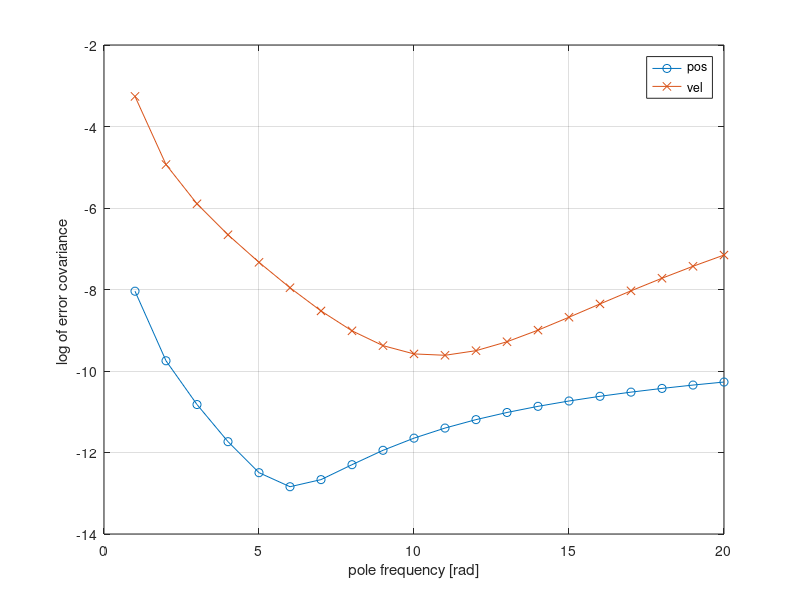
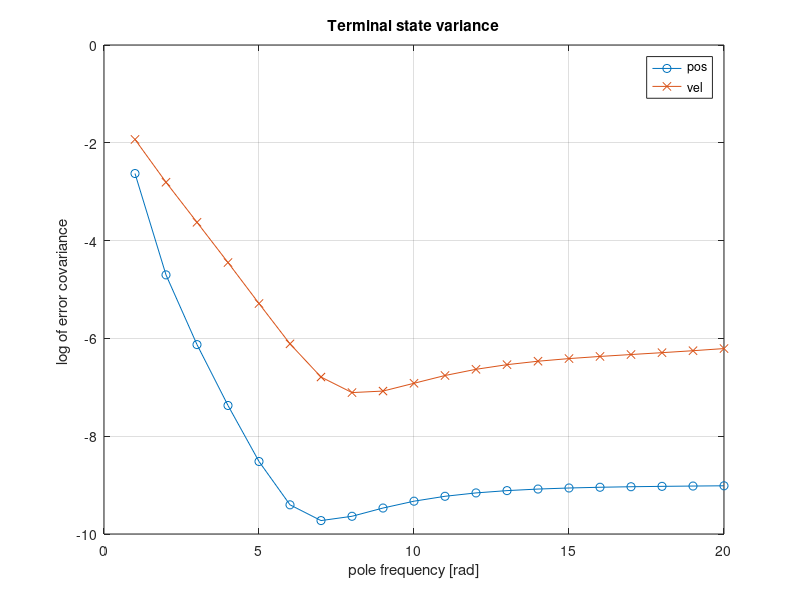

Write the MATLAB code that produced these figures, in order. (Note: this script raises an error after producing the figures.)
%%
clear all

%%
M =  0.0936; D= 1.1226; K= 1.2783;

%%sys = ss(tf([1],[M,D,K]));

%%
A = [ 0, 1 ;-K/M, -D/M];
B = [0;1];
C = [1  0];
ST = 0.030;
sys = ss(A,B,C,[]);
sysd = c2d(sys,ST)

% sim setting
len = 200;
time = 0:ST:ST*(len-1);
x_gt = zeros(2,len);
x_obs = zeros(2,len); 
x_obs2 = zeros(2,len);

% noise variable 
sigma1 = 0.01;
Noise = [sigma1] .* randn(1,len);

% init
x_gt(:,1) = [1;-2];
x_obs(:,1) = [-1;2]; % converted 
x_obs2(:,1) = [-1;2]; % Non-converted
U = sin(1*pi/3*time);

bwbase = [sqrt(3)/2+1i/2,sqrt(3)/2-1i/2];


final_err = zeros(20,2);

W = sigma1^2;
for lpole = 1:20
    Ks = place(sysd.A',sysd.A'*sysd.C',exp(ST*bwbase*-1*lpole))';
    Cnom=Ks*W*Ks';
    Pends = dlyap(sysd.A-Ks*sysd.C*sysd.A,Cnom);
    final_err(lpole,:)=diag(Pends)';
end

lpoles = 1:20;
figure(1)
plot(lpoles,log(final_err(:,1)),'o-',lpoles,log(final_err(:,2)),'x-')
grid on
xlabel('pole frequency [rad]')
ylabel('log of error covariance ')
legend('pos','vel','Best')


%%
P_obs_ = zeros(2,2,len);
Fnum = 5;
F = -place(sysd.A,sysd.B,exp(ST*-Fnum*bwbase));
 

sigma1 = 0.1
W = sigma1^2;

lpoles = 1:20;

final_errex = zeros(20,4);
for lpole = 1:20
    Ks = place(sysd.A',sysd.A'*sysd.C',exp(ST*bwbase*-1*lpole))';
    Aex=[sysd.A+sysd.B*F -sysd.B*F;zeros(2) sysd.A-Ks*sysd.C*sysd.A];
    Kex = [0;0;-Ks];
    Cnomex=Kex*W*Kex';
    Pexends = dlyap(Aex,Cnomex);
    final_errex(lpole,:)=diag(Pexends)';
end

figure(2)
% plot(final_errex(:,1:3))
grid on
plot(lpoles,log(final_errex(:,1)),'o-',lpoles,log(final_errex(:,2)),'x-')
grid on
xlabel('pole frequency [rad]')
ylabel('log of error covariance ')
legend('pos','vel','acc','best')
title('Terminal state variance')
SaveFigPDF(2,['statenoise_pred_F'+string(Fnum)])

figure(3)
% plot(final_errex(:,4:6))
grid on
plot(lpoles,log(final_errex(:,3)),'o-',lpoles,log(final_errex(:,4)),'x-')
grid on
xlabel('pole frequency [rad]')
ylabel('log of error covariance ')
legend('pos','vel','acc','best')
title('Observation noise convariance')
SaveFigPDF(3,'obsnoise_pred_F'+string(Fnum))

[Min,stateindx]=min(final_errex(:,1)+final_errex(:,2))
[Min,obsindx]=min(final_errex(:,3)+final_errex(:,4))

figure(10)
grid on
plot(lpoles,log(final_errex(:,1)+final_errex(:,2)),'s-',lpoles,log(final_errex(:,3)+final_errex(:,4)),'*-')
grid on
xlabel('pole frequency [rad]')
ylabel('log of trace of error covariance ')
legend('terminal state','observation err','Location','best')
title('Trace of control and observation noise convariance')
SaveFigPDF(10,'trace_pred_F'+string(Fnum))

figure(100)
clf
plot(bwbase*-Fnum,'ro')
grid on
hold on

cmap = colormap;
for lpole=1:20
plot(bwbase*-1*lpole,'*','color',cmap(lpole*2,:))
end
legend('Controller poles','Observer poles')
xlabel('Real')
ylabel('Imaginary')
SaveFigPDF(100,'poleposition_F'+string(Fnum))

%% KF vs Poles
KFPs = []
KFpoles = []
[P,L,G] = dare(sysd.A',sysd.C', sysd.B*sysd.B'*1e-4 ,sigma1^2) %Pend, Eig, KFgain 
KFPs=[KFPs, diag(P)];KFpoles=[KFpoles, log(L)/ST];
% KFL=P'*sysd.C'/(sysd.C*P'*sysd.C'+sigma1^2)
[P,L,G] = dare(sysd.A',sysd.C', sysd.B*sysd.B'*1e-5 ,sigma1^2) %Pend, Eig, KFgain 
KFPs=[KFPs, diag(P)];KFpoles=[KFpoles, log(L)/ST];
[P,L,G] = dare(sysd.A',sysd.C', sysd.B*sysd.B'*1e-6 ,sigma1^2) %Pend, Eig, KFgain 
KFPs=[KFPs, diag(P)];KFpoles=[KFpoles, log(L)/ST];
[P,L,G] = dare(sysd.A',sysd.C', sysd.B*sysd.B'*1e-7 ,sigma1^2) %Pend, Eig, KFgain 
KFPs=[KFPs, diag(P)];KFpoles=[KFpoles, log(L)/ST];

KFpoles
%save('sigma1e-1.mat','Final_err_real')

figure(101)
clf
plot(bwbase*-Fnum,'ro')
grid on
hold on
plot(KFpoles(:,1),[0,0],'mx')
cmap = colormap;
for lpole=1:20
plot(bwbase*-1*lpole,'*','color',cmap(lpole*2,:))
end

legend('Controller poles','Steady Kalman filter poles','Observer poles','Location','best')
xlabel('Real')
ylabel('Imaginary')
SaveFigPDF(101,'polepositionwithKF_F'+string(Fnum))




%% simulation loop


Final_err_real=zeros(20,4);


for lpole = 1:20
simloop = 400;
Ks = place(sysd.A',sysd.A'*sysd.C',exp(ST*bwbase*-1*lpole))';

x_obs_loop = zeros(2,simloop);
e_obs_loop = zeros(2,simloop);

for j = 1:simloop
Noise = [sigma1] .* randn(1,len);

for i = 2:len
    % update real value
    x_gt(:,i) = sysd.A * x_gt(:,i-1) + sysd.B*F*x_obs(:,i-1) + sysd.B*U(:,i);
    y = sysd.C * x_gt(:,i)+Noise(:,i);

    x_obs_hat = sysd.A * x_obs(:,i-1) + sysd.B*F*x_obs(:,i-1) + sysd.B*U(:,i);
    yobs_hat = sysd.C * x_obs_hat;
    x_obs(:,i) = x_obs_hat + Ks*(y-yobs_hat);
end
x_obs_loop(:,j) = x_gt(:,end); 
e_obs_loop(:,j) = x_gt(:,end)-x_obs(:,end); 
end

% Pinf
Pinf = e_obs_loop*e_obs_loop'/(simloop-1)

% Xe noise
xe =x_obs_loop-mean(x_obs_loop,2);
Pxinf = xe*xe'/(simloop-1)

Final_err_real(lpole,:) = [diag(Pxinf);diag(Pinf)];
end

Final_err_real

% kalmanfilter
simloop = 400;
Ks = place(sysd.A',sysd.A'*sysd.C',L)';

x_obs_loop = zeros(2,simloop);
e_obs_loop = zeros(2,simloop);

for j = 1:simloop
Noise = [sigma1] .* randn(1,len);

for i = 2:len
    % update real value
    x_gt(:,i) = sysd.A * x_gt(:,i-1) + sysd.B*F*x_obs(:,i-1) + sysd.B*U(:,i);
    y = sysd.C * x_gt(:,i)+Noise(:,i);

    x_obs_hat = sysd.A * x_obs(:,i-1) + sysd.B*F*x_obs(:,i-1) + sysd.B*U(:,i);
    yobs_hat = sysd.C * x_obs_hat;
    x_obs(:,i) = x_obs_hat + Ks*(y-yobs_hat);
end
x_obs_loop(:,j) = x_gt(:,end); 
e_obs_loop(:,j) = x_gt(:,end)-x_obs(:,end); 
end

% Pinf
Pinf = e_obs_loop*e_obs_loop'/(simloop-1)

% Xe noise
xe =x_obs_loop-mean(x_obs_loop,2);
Pxinf = xe*xe'/(simloop-1)

KF_err_real = [diag(Pxinf);diag(Pinf)];


%% Showing
figure(4)
% plot(final_errex(:,1:3))
clf
grid on
plot(lpoles,log(Final_err_real(:,1)),'o-',lpoles,log(Final_err_real(:,2)),'x-')
grid on
xlabel('pole frequency [rad]')
ylabel('log of error covariance ')
legend('pos','vel','acc','best')
title('Remaining noise after control')

figure(5)
clf
% plot(final_errex(:,4:6))
grid on
plot(lpoles,log(Final_err_real(:,3)),'o-',lpoles,log(Final_err_real(:,4)),'x-')
grid on
xlabel('pole frequency [rad]')
ylabel('log of error covariance ')
legend('pos','vel','acc','best')
title('Observation noise')


figure(11)
clf
hold on
% plot(lpoles,log(final_errex(:,1)+final_errex(:,2)),'s-',lpoles,log(final_errex(:,3)+final_errex(:,4)),'*-')
plot(lpoles,log(Final_err_real(:,1)+Final_err_real(:,2)),'s-',lpoles,log(Final_err_real(:,3)+Final_err_real(:,4)),'*-')
grid on
xlabel('pole frequency [rad]')
ylabel('log of trace of error covariance ')
legend('terminal state','observation err','Location','best')
title('Trace of control and observation noise convariance')
SaveFigPDF(11,'trace_sim_F'+string(Fnum))

%% Compared with KF?

[P,L,G]=dare(sysd.A',sysd.C',diag([1e-4,1e-4]),sigma1^2)

%P =
%    1.0e-03 *
% 
%     0.1404   -0.1349
%    -0.1349    0.1708
% 
% L =
% 
%     0.9487
%     0.7254
% 
% G =
% 
%     0.0134   -0.0140
KFL=P'*sysd.C'/(sysd.C*P'*sysd.C'+sigma1^2)
log(eig(sysd.A-KFL*sysd.C*sysd.A))/ST

%    -4.0829
%   -10.5329


%%
figure(6)
clf
% plot(final_errex(:,4:6))
plot(lpoles,log(final_errex(:,1)),'-',lpoles,log(final_errex(:,2)),'--')
hold on
plot(lpoles,log(Final_err_real(:,1)),'o',lpoles,log(Final_err_real(:,2)),'x')
grid on
xlabel('pole frequency [rad]')
ylabel('log of error covariance ')
legend('pos_{pred}','vel_{pred}','pos_{sim}','vel_{sim}','Location','eastoutside')
title('Terminal state covariance with different poles')
SaveFigPDF(6,'statenoise_sim')

figure(7)
clf
% plot(final_errex(:,4:6))
plot(lpoles,log(final_errex(:,3)),'-',lpoles,log(final_errex(:,4)),'--')
hold on
plot(lpoles,log(Final_err_real(:,3)),'o',lpoles,log(Final_err_real(:,4)),'x')
grid on
xlabel('pole frequency [rad]')
ylabel('log of error covariance ')
legend('pos_{pred}','vel_{pred}','pos_{sim}','vel_{sim}','Location','eastoutside')
title('Observation noise with different poles')
SaveFigPDF(7,'obsnoise_sim')



%%
figure(10)
plot(time,x_gt)
grid on
xlabel('time [s]')
ylabel('state value')
legend('pos','vel','acc')

figure(10)
plot(time,x_gt)
grid on
xlabel('time [s]')
ylabel('state value')
legend('pos','vel','acc')

figure(100)
clf
plot(bwbase*-0.5,'rx')
grid on
hold on

cmap = colormap;
for lpole=1:20
plot(bwbase*-1*lpoles,'*','color',cmap(lpoles*2,:))
end
legend('Controller poles','Observer poles')
xlabel('Real')
ylabel('Imaginary')
SaveFigPDF(100,'polepositions')

[minval,minindex]=min(Final_err_real(:,1))



